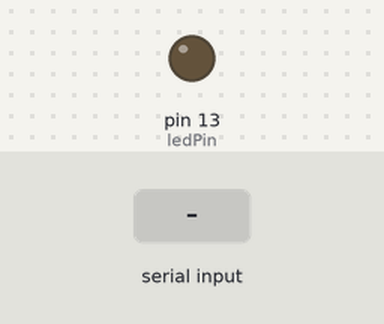
Bench run of a sketch on a simulated Arduino Uno, built with avr-gcc and run on an emulated ATmega328P. On the bench: output pins drawn as LEDs (lit = HIGH). Inputs (shaded band) come from the test bench.

Above: at 1.2 s.
1.3 s: "1" received over Serial
At 2.5 s:
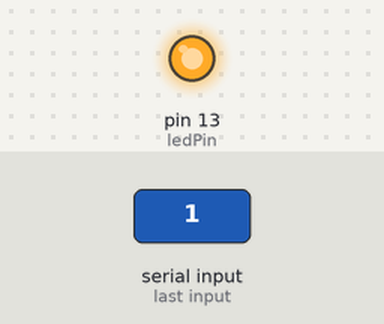
2.8 s: "0" received over Serial
At 3.6 s:
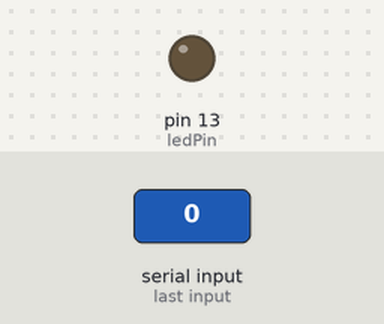
Timing chart, 0 to 5.8 s (numbered marks = the images above; inputs shaded):
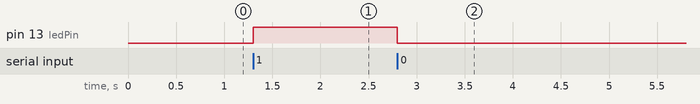

The sketch:

led-toggle-via-bluetooth.ino
```cpp
#define ledPin 13

void setup() {
  pinMode(ledPin, OUTPUT);

  Serial.begin(9600);
}

void loop() {
  if (Serial.available() > 0) {
    char c = Serial.read();

    if (c == '1') {
      digitalWrite(ledPin, HIGH);
    } else {
      digitalWrite(ledPin, LOW);
    }
  }
}
```

Measured:
- after the input at 1.3 s, pin 13 (ledPin): LOW → HIGH at once
- after the input at 2.8 s, pin 13 (ledPin): HIGH → LOW at once
